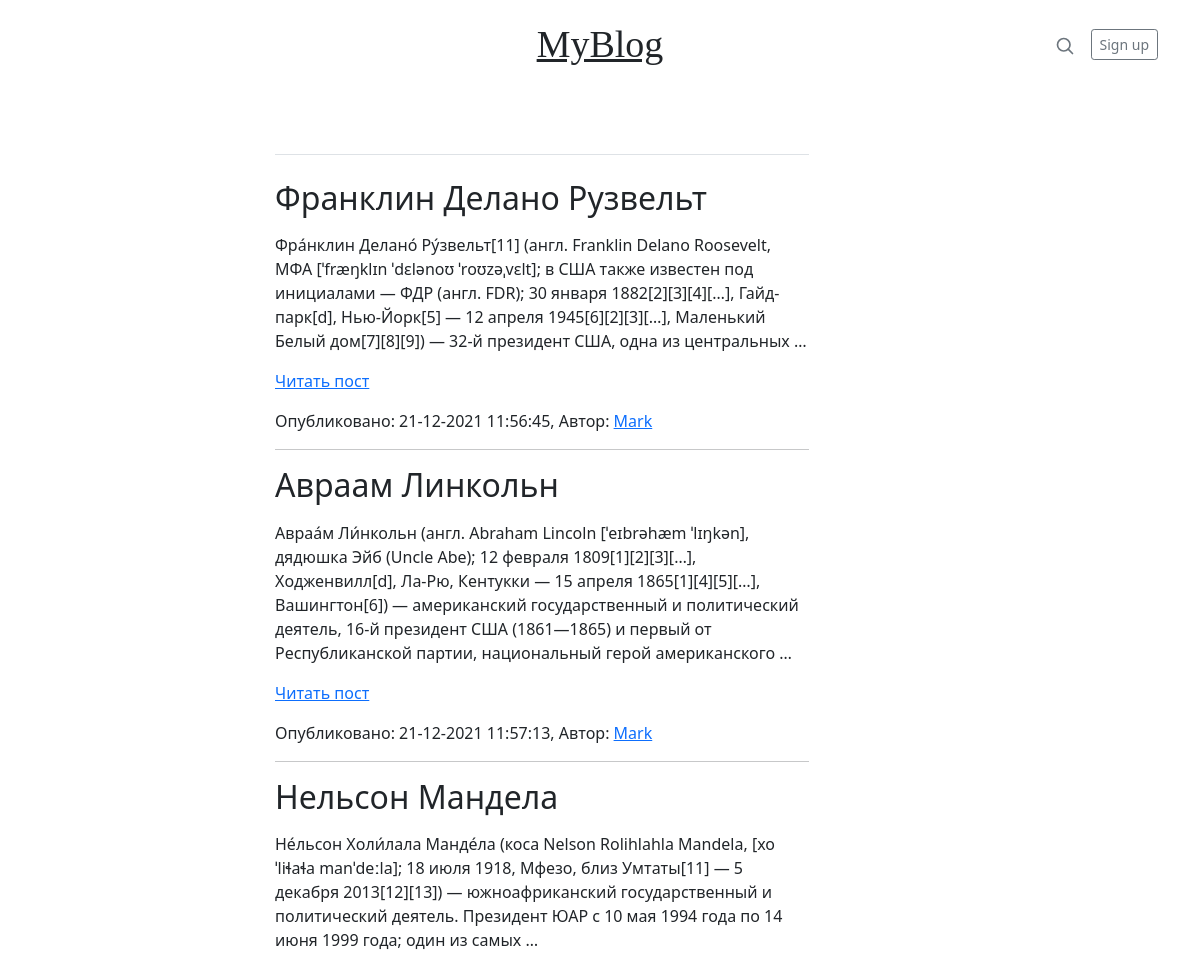
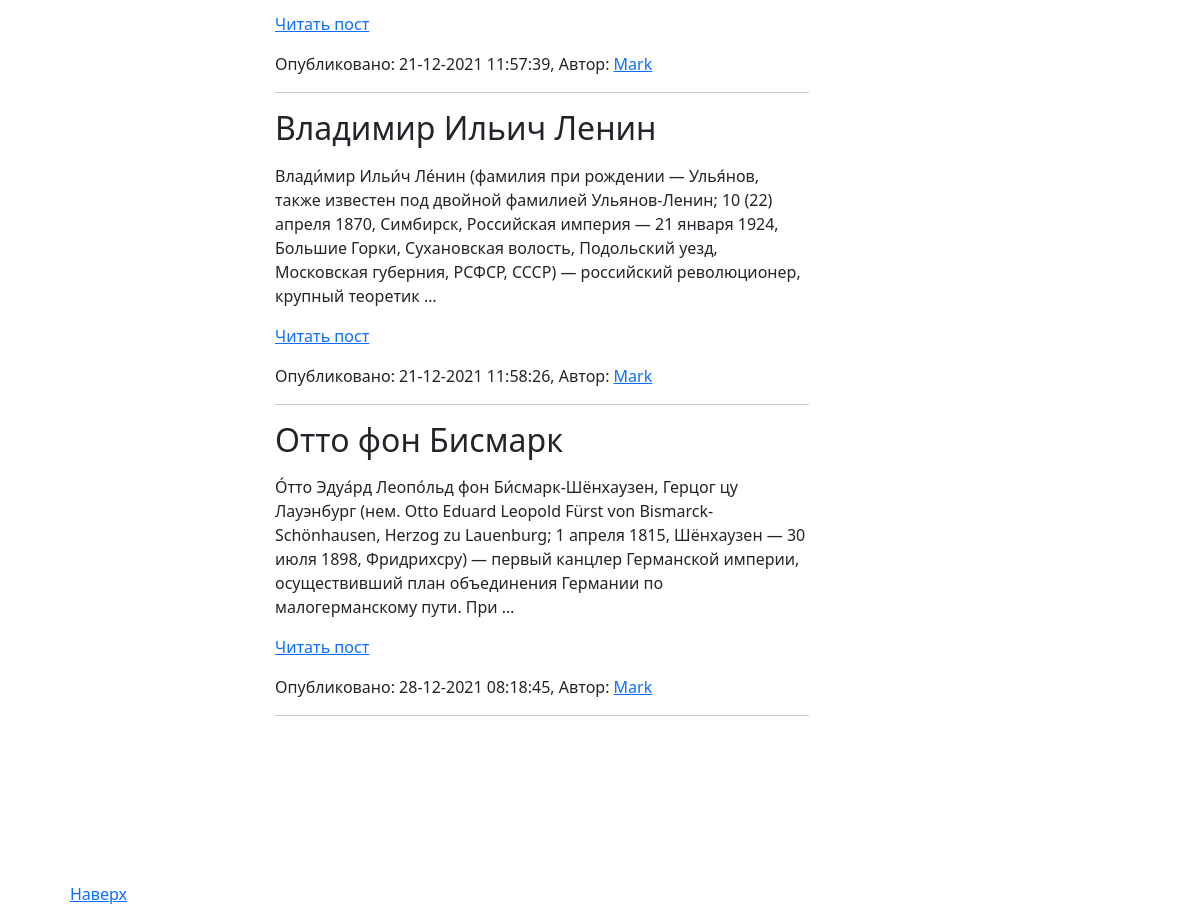
Page /category/politika/ on the committed database (2 pictures, top to bottom).
### blog/models.py (models this page shows, shortened)
class Article(models.Model):
    title = models.CharField(max_length=100, verbose_name='Заголовок')
    slug = models.SlugField(max_length=255, unique=True, db_index=True, verbose_name="URL")
    content = models.TextField(blank=True)
    time_create = models.DateTimeField(auto_now_add=True, verbose_name='Время создания')
    time_update = models.DateTimeField(auto_now=True)
    category = models.ForeignKey('Category', on_delete=models.PROTECT, verbose_name="Категории")
    writer = models.ForeignKey('Writer', on_delete=models.PROTECT, null=True)
    def get_absolute_url(self):
        return reverse('post', kwargs={'post_slug': self.slug})
    class Meta:
        verbose_name = 'статью'
        verbose_name_plural = 'Статьи'
        ordering = ['time_create', 'title']

### blog/views.py (the view)
# urls.py: path('category/<slug:category_slug>/', views.ShowCategory.as_view(), name='category'),
class ShowCategory(ListView):
    model = Article
    template_name = 'blog/list_categories.html'
    context_object_name = 'posts'
    allow_empty = False
    def get_context_data(self, *, object_list=None, **kwargs):
        context = super().get_context_data(**kwargs)
        context['title'] = 'Категория - ' + str(context['posts'][0].category)
        return context
    def get_queryset(self):
        return Article.objects.filter(category__slug=self.kwargs['category_slug'])

### blog/models.py (called while the page is built)
    def __str__(self):
        return self.name

### blog/templates/blog/list_categories.html (shortened to what this page needs)
{% extends 'blog/base.html' %}
{% block body %}
<div class="body">
  <div class="row g-5">
    <div class="col-md-8">
      <h3 class="pb-4 mb-4 fst-italic border-bottom"></h3>
      <article class="blog-post">
        {% for p in posts %}
            <h2 class="blog-post-title">{{ p.title }}</h2>
            <p>{{ p.content|linebreaks|truncatewords:40 }}</p>
            <p class="link-read-post"><a href="{{ p.get_absolute_url }}">Читать пост</a></p>
            <p class="blog-post-meta">Опубликовано: {{p.time_update|date:"d-m-Y H:i:s"}}, Автор: <a href="#">Mark</a></p>
            <hr>
        {% endfor %}
    </div>
  </div>
</div>
{% endblock %}

### blog/static/blog/css/style.css (style rules this page uses)
.body { padding: 25px 100px 50px 275px }

### rows in the picture
Article: title "Франклин Делано Рузвельт", content "Фра́нклин Делано́ Ру́звельт[11] (англ. Franklin Delano Roosevelt, МФА [ˈfræŋklɪn ˈdɛlənoʊ ˈroʊzəˌvɛlt]; в США также известен под инициалами — ФДР (англ. FDR); 30 января 1882[2][3][4][…], Гайд-парк[d], Нью-Йорк[5] — 12 апреля 1945[6][2][3][…], Маленький Белый дом[7][8][9]) — 32-й президент США, одна из центральных …", time_update "21-12-2021 11:56:45"
Article: title "Авраам Линкольн", content "Авраа́м Ли́нкольн (англ. Abraham Lincoln [ˈeɪbrəhæm ˈlɪŋkən], дядюшка Эйб (Uncle Abe); 12 февраля 1809[1][2][3][…], Ходженвилл[d], Ла-Рю, Кентукки — 15 апреля 1865[1][4][5][…], Вашингтон[6]) — американский государственный и политический деятель, 16-й президент США (1861—1865) и первый от Республиканской партии, национальный герой американского …", time_update "21-12-2021 11:57:13"
Article: title "Нельсон Мандела", content "Не́льсон Холи́лала Манде́ла (коса Nelson Rolihlahla Mandela, [xoˈliɬaɬa manˈdeːla]; 18 июля 1918, Мфезо, близ Умтаты[11] — 5 декабря 2013[12][13]) — южноафриканский государственный и политический деятель. Президент ЮАР с 10 мая 1994 года по 14 июня 1999 года; один из самых …", time_update "21-12-2021 11:57:39"
Article: title "Владимир Ильич Ленин", content "Влади́мир Ильи́ч Ле́нин (фамилия при рождении — Улья́нов, также известен под двойной фамилией Ульянов-Ленин; 10 (22) апреля 1870, Симбирск, Российская империя — 21 января 1924, Большие Горки, Сухановская волость, Подольский уезд, Московская губерния, РСФСР, СССР) — российский революционер, крупный теоретик …", time_update "21-12-2021 11:58:26"
Article: title "Отто фон Бисмарк", content "О́тто Эдуа́рд Леопо́льд фон Би́смарк-Шёнхаузен, Герцог цу Лауэнбург (нем. Otto Eduard Leopold Fürst von Bismarck-Schönhausen, Herzog zu Lauenburg; 1 апреля 1815, Шёнхаузен — 30 июля 1898, Фридрихсру) — первый канцлер Германской империи, осуществивший план объединения Германии по малогерманскому пути. При …", time_update "28-12-2021 08:18:45"
